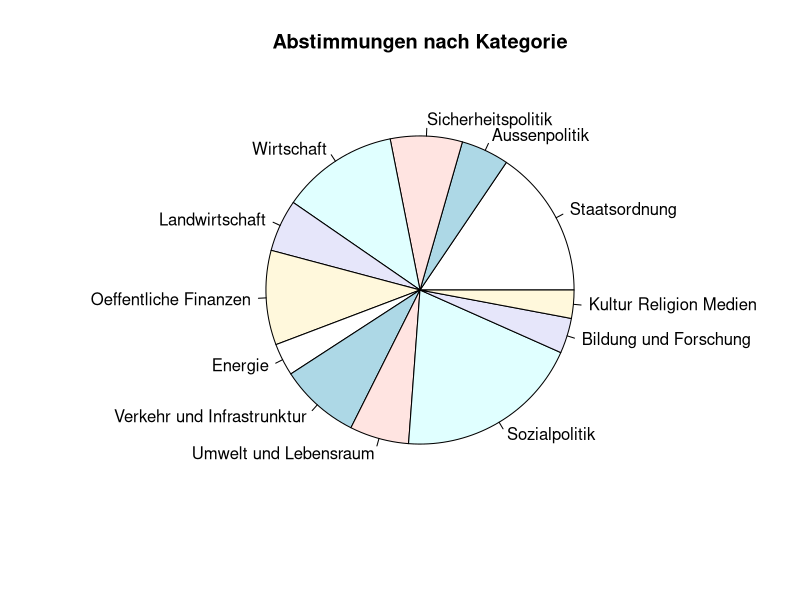
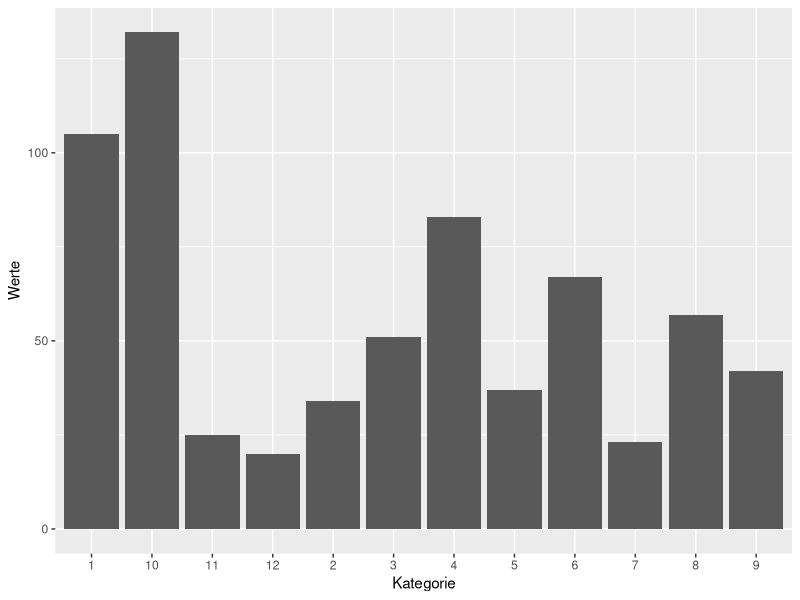
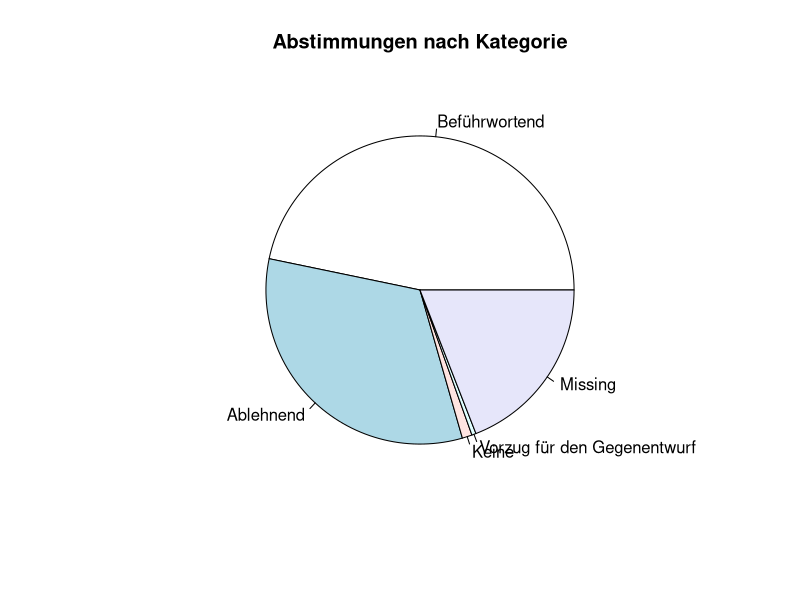
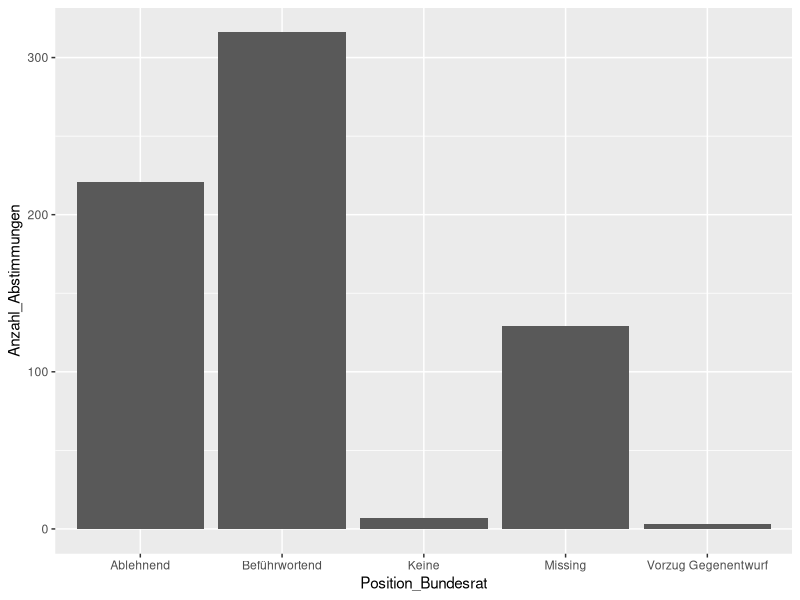
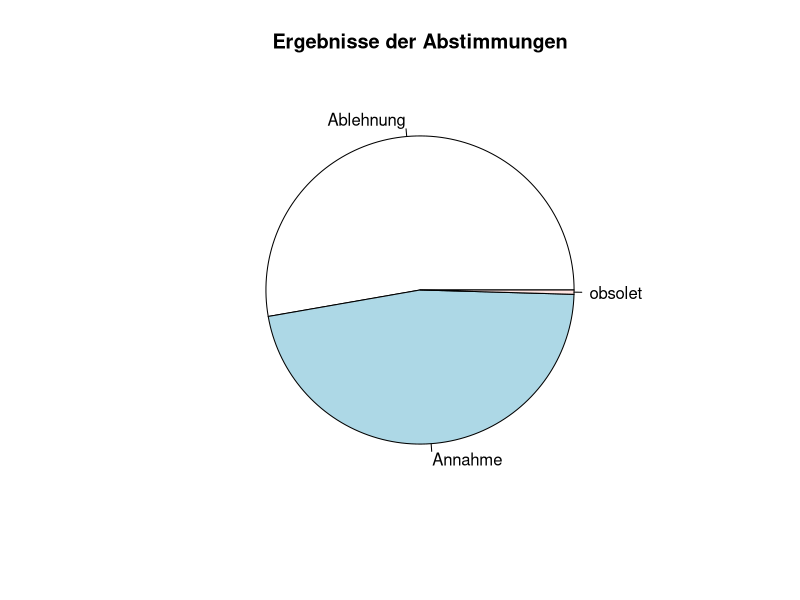
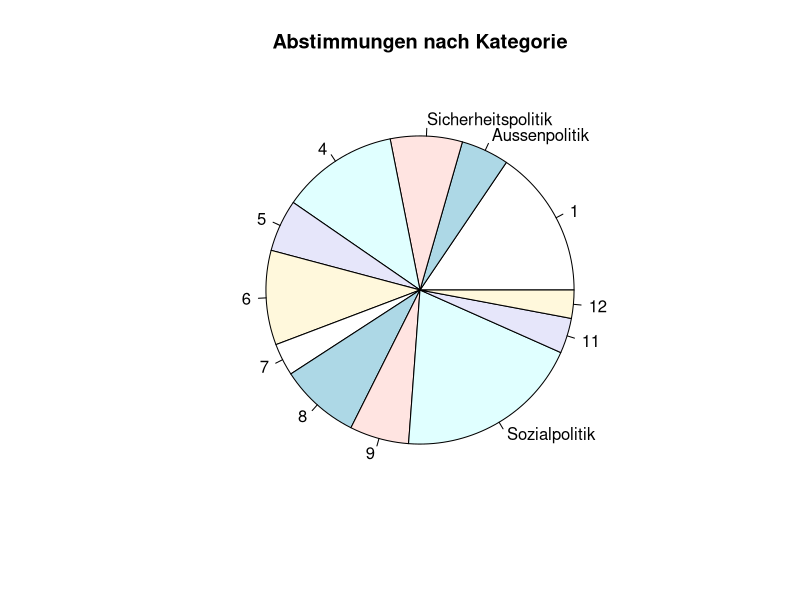
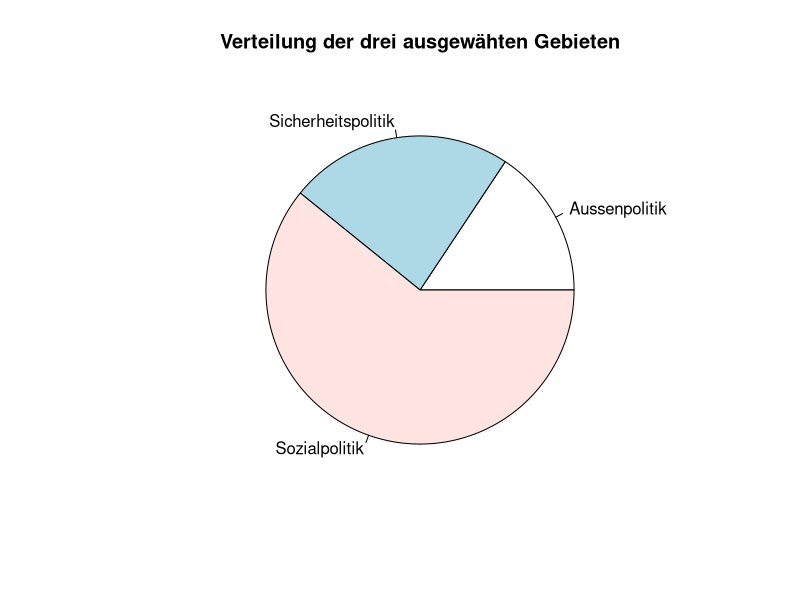

Write R code to recreate these figures, in order.
## ---- chunk 1
library(ggplot2)
library(tidyverse)
## ---- chunk 2
data_csv <- read.csv2("DatensatzAbstimmungen.csv", na = "NA")
data_csv
## ---- chunk 3
#datum <- subset(data_csv, select=c(anr,datum,annahme))
#datum

# Beispiel 5. Zeile und 2. Spalte
#datum[5,2]
## ---- chunk 4
table(data_csv$d1e1)

staatsordnung = data_csv["d1e1"] == 1
sum(staatsordnung)

aussenpolitik = data_csv["d1e1"] == 2
sum(aussenpolitik)

sicherheitspolitik = data_csv["d1e1"] == 3
sum(sicherheitspolitik)

wirtschaft = data_csv["d1e1"] == 4
sum(wirtschaft)

landwirtschaft = data_csv["d1e1"] == 5
sum(landwirtschaft)

oeffentlicheFinanzen = data_csv["d1e1"] == 6
sum(oeffentlicheFinanzen)

energie = data_csv["d1e1"] == 7
sum(energie)

verkehrUndInfrastrunktur = data_csv["d1e1"] == 8
sum(verkehrUndInfrastrunktur)

umweltUndLebensraum = data_csv["d1e1"] == 9
sum(umweltUndLebensraum)

sozialpolitik = data_csv["d1e1"] == 10
sum(sozialpolitik)

bildungUndForschung = data_csv["d1e1"] == 11
sum(bildungUndForschung)

kulturReligionMedien = data_csv["d1e1"] == 12
sum(kulturReligionMedien)

#Summe aller Kategorien zur Kontrolle
#sum(staatsordnung)+sum(aussenpolitik)+sum(sicherheitspolitik)+sum(wirtschaft)+sum(landwirtschaft)+sum(oeffentlicheFinanzen)+sum(energie)+sum(verkehrUndInfrastrunktur)+sum(umweltUndLebensraum)+sum(sozialpolitik)+sum(bildungUndForschung)+sum(kulturReligionMedien)

# als Pie plot dargestellt
werte <- c(105,34,51,83,37,67,23,57,42,132,25,20)
kategorie <- c("Staatsordnung","Aussenpolitik","Sicherheitspolitik","Wirtschaft","Landwirtschaft","Oeffentliche Finanzen","Energie","Verkehr und Infrastrunktur","Umwelt und Lebensraum","Sozialpolitik","Bildung und Forschung","Kultur Religion Medien")
pie(werte,labels=kategorie,main="Abstimmungen nach Kategorie")


data <- data.frame(Kategorie= c("1","2","3","4","5","6","7","8","9","10","11","12"), Werte= c(105,34,51,83,37,67,23,57,42,132,25,20))

ggplot(data,aes(x=Kategorie,y=Werte))+geom_bar(stat="identity")
## ---- chunk 5
befuerwortend = data_csv["br.pos"] == 1
sum(befuerwortend)

ablehnend = data_csv["br.pos"] == 2
sum(ablehnend)

keine = data_csv["br.pos"] == 3
sum(keine)

vorzugGegenentwurf = data_csv["br.pos"] == 8
sum(vorzugGegenentwurf)

vorzugVolksinitiative = data_csv["br.pos"] == 9
sum(vorzugVolksinitiative)

missing = data_csv["br.pos"] == "."
sum(missing)

#Kontrolle ob alle gezählt
sum(befuerwortend)+sum(ablehnend)+sum(keine)+sum(vorzugGegenentwurf)+sum(vorzugVolksinitiative)+sum(missing)

#in Pie plot darstellen (Vorzug Volksinitiative nicht angezeigt da = 0)
werte <- c(316,221,7,3,129)
kategorie <- c("Beführwortend","Ablehnend","Keine","Vorzug für den Gegenentwurf","Missing")
pie(werte,labels=kategorie,main="Abstimmungen nach Kategorie")

# in Balkendiagramm darstellen (Vorzug Volksinitiative nicht angezeigt da = 0)
data <- data.frame(Position_Bundesrat= c("Beführwortend","Ablehnend","Keine","Vorzug Gegenentwurf","Missing"), Anzahl_Abstimmungen= c(316,221,7,3,129))

ggplot(data,aes(x=Position_Bundesrat,y=Anzahl_Abstimmungen))+geom_bar(stat="identity")
## ---- chunk 6
ablehnung = data_csv["annahme"] == 0
sum(ablehnung)

annahme = data_csv["annahme"] == 1
sum(annahme)

geg.ang = data_csv["annahme"] == 8 #Bei Stichfragen: Gegenentwurf angenommen
sum(geg.ang)

volksin.ang = data_csv["annahme"] == 9  #Bei Stichfragen: Volksinitiative angenommen
sum(volksin.ang)

obsolet = data_csv["annahme"] == "."
sum(obsolet)

#dsum(ablehnung)+sum(annahme)+sum(geg.ang)+sum(volksin.ang)+sum(obsolet)


# in Pie plot darstellen (geg.ang und volksin.ang weggelassen weil 0)

werte <- c(355,315,3)
kategorie <- c("Ablehnung","Annahme","obsolet")
pie(werte,labels=kategorie,main="Ergebnisse der Abstimmungen")
## ---- chunk 7
# als Pie plot dargestellt (nur ausgewählte Themen benannt)
werte <- c(105,34,51,83,37,67,23,57,42,132,25,20)
kategorie <- c("1","Aussenpolitik","Sicherheitspolitik","4","5","6","7","8","9","Sozialpolitik","11","12")
pie(werte,labels=kategorie,main="Abstimmungen nach Kategorie")
## ---- chunk 8
aus.data = data_csv[data_csv$d1e1 == 2 | data_csv$d1e1==3 | data_csv$d1e1==10, ]


# pie plot machen
werte <- c(34,51,132)
kategorie <- c("Aussenpolitik","Sicherheitspolitik","Sozialpolitik")
pie(werte,labels=kategorie,main="Verteilung der drei ausgewähten Gebieten")
